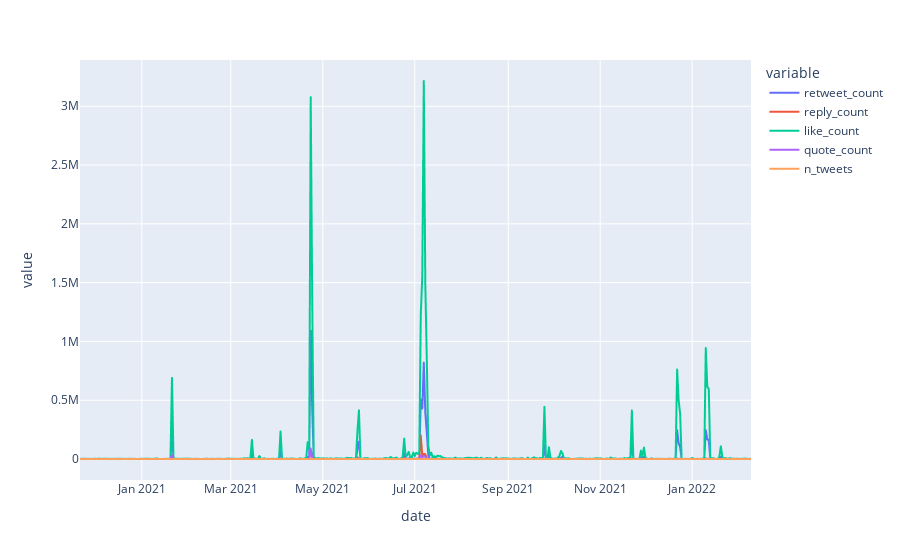

Source (notebook cell):
### Code cell
import plotly.express as px

fig = px.line(
    dt,
    x="date",
    y=list(dt.columns)[1:],
    log_y=False
)
fig.show()

### Figure 1 — Plotly figure (JSON) as saved in the notebook; plotly's stock layout.template omitted (floating-point values rounded to 4 significant figures; data arrays with more than 128 entries replaced by an {"elided": "..."} marker saying what was removed)
{"data": [{"hovertemplate": "variable=retweet_count<br>date=%{x}<br>value=%{y}<extra></extra>", "legendgroup": "retweet_count", "line": {"color": "#636efa", "dash": "solid"}, "marker": {"symbol": "circle"}, "mode": "lines", "name": "retweet_count", "showlegend": true, "type": "scattergl", "x": {"elided": "446 str values"}, "xaxis": "x", "y": {"elided": "446 int values"}, "yaxis": "y"}, {"hovertemplate": "variable=reply_count<br>date=%{x}<br>value=%{y}<extra></extra>", "legendgroup": "reply_count", "line": {"color": "#EF553B", "dash": "solid"}, "marker": {"symbol": "circle"}, "mode": "lines", "name": "reply_count", "showlegend": true, "type": "scattergl", "x": {"elided": "446 str values"}, "xaxis": "x", "y": {"elided": "446 int values"}, "yaxis": "y"}, {"hovertemplate": "variable=like_count<br>date=%{x}<br>value=%{y}<extra></extra>", "legendgroup": "like_count", "line": {"color": "#00cc96", "dash": "solid"}, "marker": {"symbol": "circle"}, "mode": "lines", "name": "like_count", "showlegend": true, "type": "scattergl", "x": {"elided": "446 str values"}, "xaxis": "x", "y": {"elided": "446 int values"}, "yaxis": "y"}, {"hovertemplate": "variable=quote_count<br>date=%{x}<br>value=%{y}<extra></extra>", "legendgroup": "quote_count", "line": {"color": "#ab63fa", "dash": "solid"}, "marker": {"symbol": "circle"}, "mode": "lines", "name": "quote_count", "showlegend": true, "type": "scattergl", "x": {"elided": "446 str values"}, "xaxis": "x", "y": {"elided": "446 int values"}, "yaxis": "y"}, {"hovertemplate": "variable=n_tweets<br>date=%{x}<br>value=%{y}<extra></extra>", "legendgroup": "n_tweets", "line": {"color": "#FFA15A", "dash": "solid"}, "marker": {"symbol": "circle"}, "mode": "lines", "name": "n_tweets", "showlegend": true, "type": "scattergl", "x": {"elided": "446 str values"}, "xaxis": "x", "y": {"elided": "446 int values"}, "yaxis": "y"}], "layout": {"legend": {"title": {"text": "variable"}, "tracegroupgap": 0}, "margin": {"t": 60}, "xaxis": {"anchor": "y", "domain": [0, 1], "title": {"text": "date"}}, "yaxis": {"anchor": "x", "domain": [0, 1], "title": {"text": "value"}}}}
